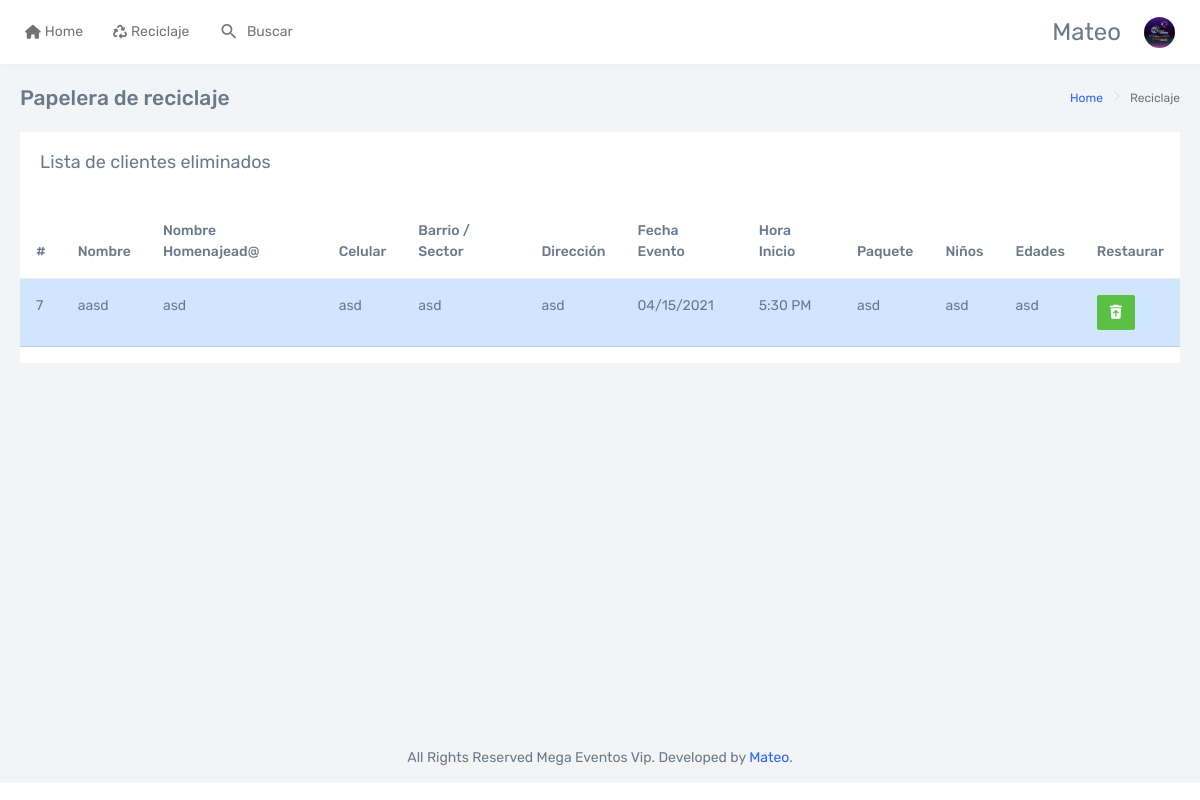
Page /oficina/reciclaje/ (signed in) on the committed database.
### clients/models.py (models this page shows)
class Clients(models.Model):
    nombreCliente = models.CharField(max_length=100, null=False, blank=False)
    nombreHomenajeado = models.CharField(max_length=100, null=False, blank=False)
    celular = models.CharField(max_length=20, null=False, blank=False)
    barrioSector = models.CharField(max_length=200, null=False, blank=False)
    direccion = models.CharField(max_length=200, null=False, blank=False)
    fechaEvento = models.CharField(max_length=20, null=False, blank=False)
    horaInicio = models.CharField(max_length=20, null=False, blank=False)
    numeroPaquete = models.CharField(max_length=10, null=False, blank=False)
    cantidadNinos = models.CharField(max_length=100, null=False, blank=False)
    rangoEdad = models.CharField(max_length=100, null=False, blank=False)
    Recycle = models.BooleanField(default=False)
    class Meta:
        ordering = ['id']

### office/views.py (the view)
# urls.py: path('reciclaje/', views.reciclaje, name="reciclaje"),
@login_required(login_url='/accounts/login/')
def reciclaje(request):
    clients = Clients.objects.all()
    return render(request, 'recycle.html', {'clients':clients})

### templates/recycle.html
{% extends 'index.html' %}
{% load static %}
{%block contenttitle %}
    <div class="page-breadcrumb">
        <div class="row">
            <div class="col-5 align-self-center">
                <h4 class="page-title">Papelera de reciclaje</h4>
            </div>
            <div class="col-7 align-self-center">
                <div class="d-flex align-items-center justify-content-end">
                    <nav aria-label="breadcrumb">
                        <ol class="breadcrumb">
                            <li class="breadcrumb-item">
                                <a href="#">Home</a>
                            </li>
                            <li class="breadcrumb-item active" aria-current="page">Reciclaje</li>
                        </ol>
                    </nav>
                </div>
            </div>
        </div>
    </div>
{%endblock contenttitle%}
{%block content %}
    <div class="container-fluid">
        <div class="row">
            <div class="col-12">
                <div class="card">
                    <div class="card-body">
                        <h4 class="card-title">Lista de clientes eliminados</h4>
                    </div>
                    <div class="table-responsive">
                        <table class="table">
                            <thead>
                                <tr>
                                    <th scope="col">#</th>
                                    <th scope="col">Nombre</th>
                                    <th scope="col">Nombre Homenajead@</th>
                                    <th scope="col">Celular</th>
                                    <th scope="col">Barrio / Sector</th>
                                    <th scope="col">Dirección</th>
                                    <th scope="col">Fecha Evento</th>
                                    <th scope="col">Hora Inicio</th>
                                    <th scope="col">Paquete</th>
                                    <th scope="col">Niños</th>
                                    <th scope="col">Edades</th>
                                    <th scope="col">Restaurar</th>
                                </tr>
                            </thead>
                            <tbody>
                                {% for client in clients %}
                                    {% if client.Recycle is True %}
                                        <tr class="table-info">
                                            <td>{{client.id}}</td>
                                            <td>{{client.nombreCliente}}</td>
                                            <td>{{client.nombreHomenajeado}}</td>
                                            <td>{{client.celular}}</td>
                                            <td>{{client.barrioSector}}</td>
                                            <td>{{client.direccion}}</td>
                                            <td>{{client.fechaEvento}}</td>
                                            <td>{{client.horaInicio}}</td>
                                            <td>{{client.numeroPaquete}}</td>
                                            <td>{{client.cantidadNinos}}</td>
                                            <td>{{client.rangoEdad}}</td>
                                            <td><a href="/oficina/restaurar/{{ client.id }}" onClick="return confirm('¿Seguro que quieres borrar a {{client.nombreCliente}}?');" ><button class="btn btn-success text-white"><i class="fas fa-trash-restore"></i></button></a></td>
                                        </tr>
                                    {% endif %}
                                {% endfor %}
                            </tbody>
                        </table>
                    </div>
                </div>
            </div>
        </div>
    </div>
{%endblock%}

### templates/index.html (shortened to what this page needs)
{% load static %}
<!DOCTYPE html>
<html lang="en">
<head>
    <link href="{% static 'assets/libs/chartist/dist/chartist.min.css' %}" rel="stylesheet">
    <link href="{% static 'dist/css/style.min.css' %}" rel="stylesheet">
</head>
<body>
    <div id="main-wrapper" data-navbarbg="skin6" data-theme="light" data-layout="vertical" data-sidebartype="full"
        data-boxed-layout="full">
        <header class="topbar" data-navbarbg="skin6">
            <nav class="navbar top-navbar navbar-expand-md navbar-light">
                <div class="navbar-collapse collapse" id="navbarSupportedContent" data-navbarbg="skin6">
                    <ul class="navbar-nav float-start me-auto">
                        <li class="nav-item">
                            <a class="nav-link" href="{% url 'home' %}">
                                <div class="d-flex align-items-center">
                                    <i class="fas fa-home"></i>
                                    <div class="ms-1 d-none d-sm-block">
                                        <span>Home</span>
                                    </div>
                                </div>
                            </a>
                        </li>
                        <li class="nav-item">
                            <a class="nav-link" href="{% url 'reciclaje' %}">
                                <div class="d-flex align-items-center">
                                    <i class="fas fa-recycle"></i>
                                    <div class="ms-1 d-none d-sm-block">
                                        <span>Reciclaje</span>
                                    </div>
                                </div>
                            </a>
                        </li>
                        <li class="nav-item search-box">
                            <a class="nav-link waves-effect waves-dark" href="javascript:void(0)">
                                <div class="d-flex align-items-center">
                                    <i class="mdi mdi-magnify font-20 me-1"></i>
                                    <div class="ms-1 d-none d-sm-block">
                                        <span>Buscar</span>
                                    </div>
                                </div>
                            </a>
                        </li>
                    </ul>
                    <ul class="navbar-nav float-end me-2">
                        <h3>{{user.username}}</h3>
                    </ul>
                    <ul class="navbar-nav float-end">
                        <li class="nav-item dropdown">
                            <a class="nav-link dropdown-toggle text-muted waves-effect waves-dark pro-pic" href="#" id="navbarDropdown" role="button" data-bs-toggle="dropdown" aria-expanded="false">
                                <img src="{% static 'images/Logo.jpeg' %}" alt="user" class="rounded-circle" width="31">
                            </a>
                        </li>
                    </ul>
                </div>
            </nav>
        </header>
        <div class="page-wrapper">
            {%block contenttitle %}{%endblock contenttitle%}
            {%block content %}{%endblock%}
            <footer class="footer text-center">
                All Rights Reserved Mega Eventos Vip. Developed by
                <a href="https://www.google.com">Mateo</a>.
            </footer>
        </div>
    </div>
</body>
</html>

### rows in the picture
Clients: id "7", nombreCliente "aasd", nombreHomenajeado "asd", celular "asd", barrioSector "asd", direccion "asd", fechaEvento "04/15/2021", horaInicio "5:30 PM", numeroPaquete "asd", cantidadNinos "asd", rangoEdad "asd"

### other values in the picture
{{ user.username }} "Mateo"
